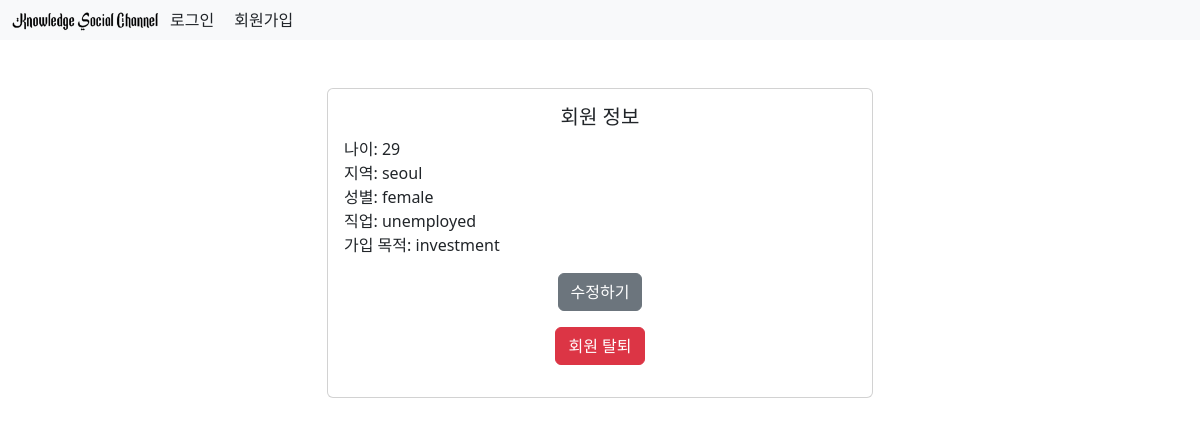
Screenshot of /account/8/user_info/ with the database file from the repository.
### account/models.py (models this page shows, shortened)
class Users_info(models.Model):
    user_id = models.ForeignKey(settings.AUTH_USER_MODEL, on_delete=models.CASCADE)
    user_age = models.IntegerField(verbose_name="나이")
    REGION_CHOICES = [
        ('seoul', '서울'),
        ('gyeonggi', '경기'),
        ('gangwon', '강원'),
        ('chungbuk', '충북'),
        ('chungnam', '충남'),
        ('jeonbuk', '전북'),
        ('jeonnam', '전남'),
        ('gyeongbuk', '경북'),
        ('gyeongnam', '경남'),
        ('jeju', '제주')
    ]
    user_region = models.CharField(max_length=10, choices=REGION_CHOICES, verbose_name="지역")
    SEX_CHOICES = [
        ('male', '남'),
        ('female', '여')
    ]
    user_sex = models.CharField(max_length=10, choices=SEX_CHOICES, verbose_name="성별")
    JOB_CHOICES = [
        ('student', '학생'),
        ('worker', '직장인'),
        ('unemployed', '취업준비 중'),
        ('others', '기타')
    ]
    user_job = models.CharField(max_length=10, choices=JOB_CHOICES, verbose_name="직업")
    PURPOSE_CHOICES = [
        ('hobby', '취미'),
        ('investment', '주식투자'),
        ('none', '없음')
    ]
    user_purpose = models.CharField(max_length=10, choices=PURPOSE_CHOICES, verbose_name="가입 목적")
    class Meta:
        db_table = 'tb_users_info'

### account/views.py (the view)
# urls.py: path('<int:user_pk>/user_info/', views.user_info, name='user_info'),
def user_info(request, user_pk):
    user = get_object_or_404(User, pk=user_pk)
    user_info = Users_info.objects.get(user_id_id=user)
    form = Users_infoForm()
    return render(request, 'account/user_info.html', {'user_info': user_info})

### account/templates/account/user_info.html (shortened to what this page needs)
{% extends "base.html" %}
{% block content %}
<div class="container mt-5">
    <div class="row justify-content-center">
        <div class="col-md-6">
            <div class="card">
                <div class="card-body">
                    <h5 class="card-title text-center">회원 정보</h5>
                    <div class="mb-3">
                        <p class="mb-0">나이: {{ user_info.user_age }}</p>
                        <p class="mb-0">지역: {{ user_info.user_region }}</p>
                        <p class="mb-0">성별: {{ user_info.user_sex }}</p>
                        <p class="mb-0">직업: {{ user_info.user_job }}</p>
                        <p class="mb-0">가입 목적: {{ user_info.user_purpose }}</p>
                    </div>
                    <div class="text-center mt-3">
                        <a href="{% url 'account:update_user_info' user_pk=user_info.user_id_id %}" class="btn btn-secondary">수정하기</a>
                        <form method="post" action="{% url 'account:delete_account' %}" onsubmit="return confirm('정말 탈퇴하시겠습니까?')">
                            <button type="submit" class="btn btn-danger mt-3">회원 탈퇴</button>
                        </form>
                    </div>
                </div>
            </div>
        </div>
    </div>
</div>
{% endblock %}

### rows the page displays
Users_info: user_age "29", user_region "seoul", user_sex "female", user_job "unemployed", user_purpose "investment"
